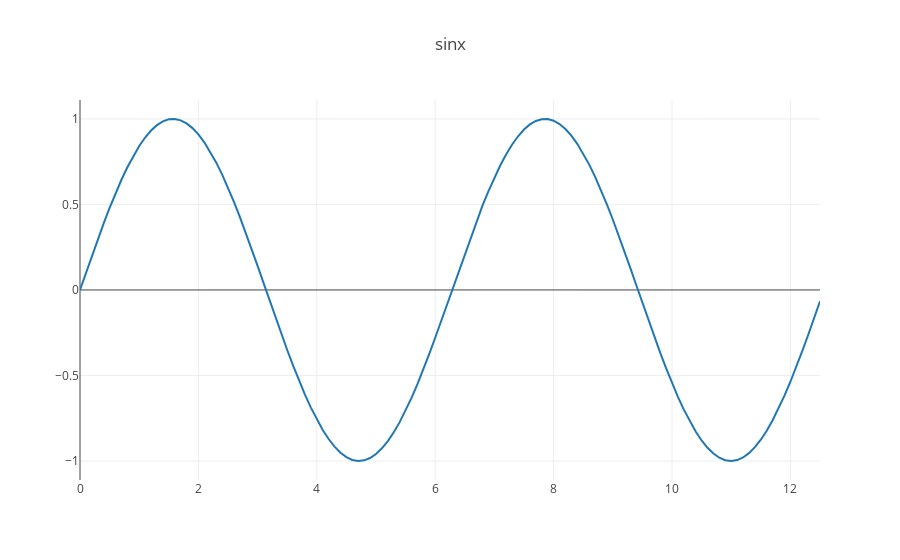

The code cell stored with this chart in its notebook:
### Code cell
plotly.offline.iplot({
    "data": [go.Scatter(x=x, y=y)],
    "layout": go.Layout(title="sinx")
})
